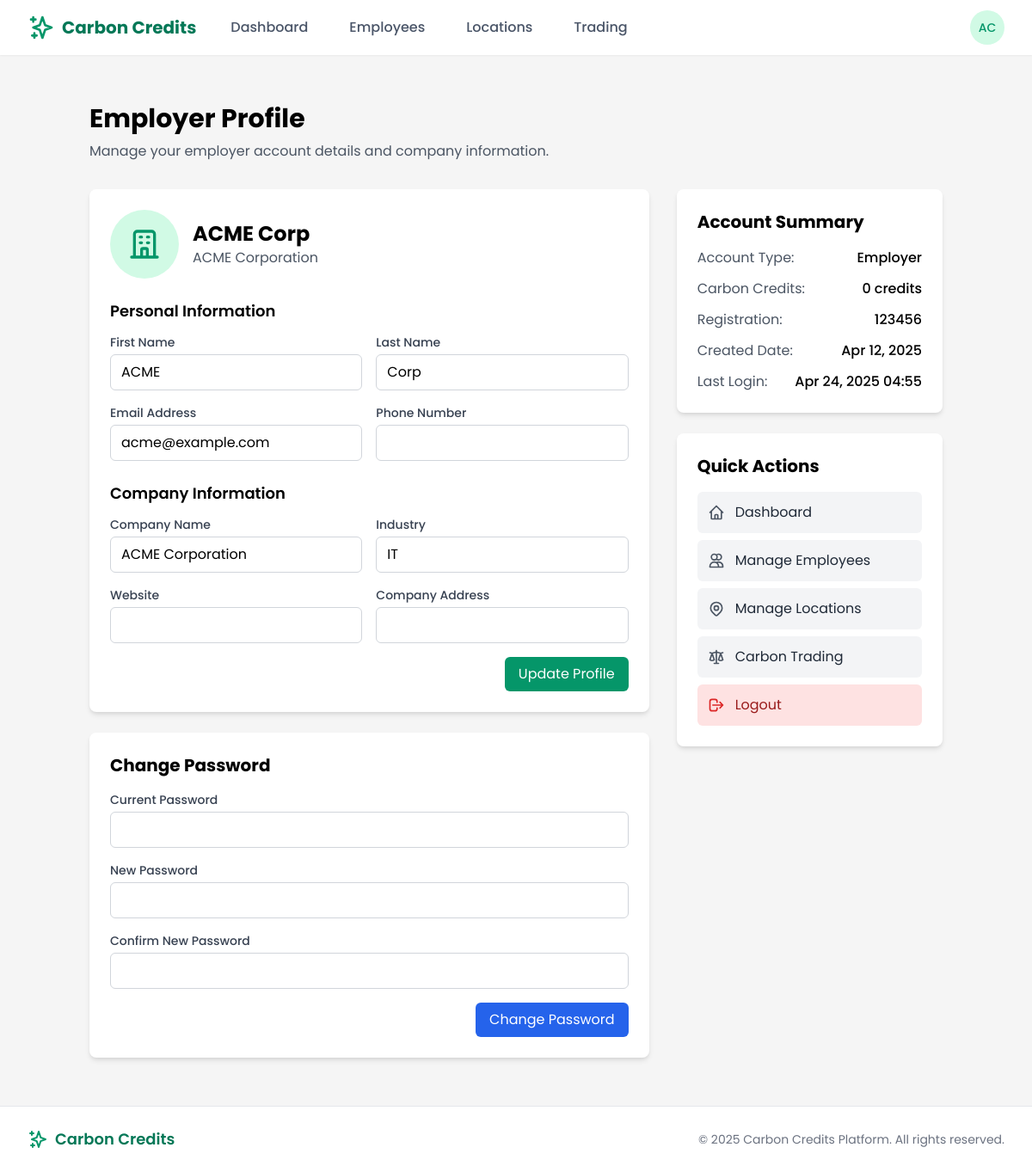
The app's page /employer/profile/ (signed in), older data.
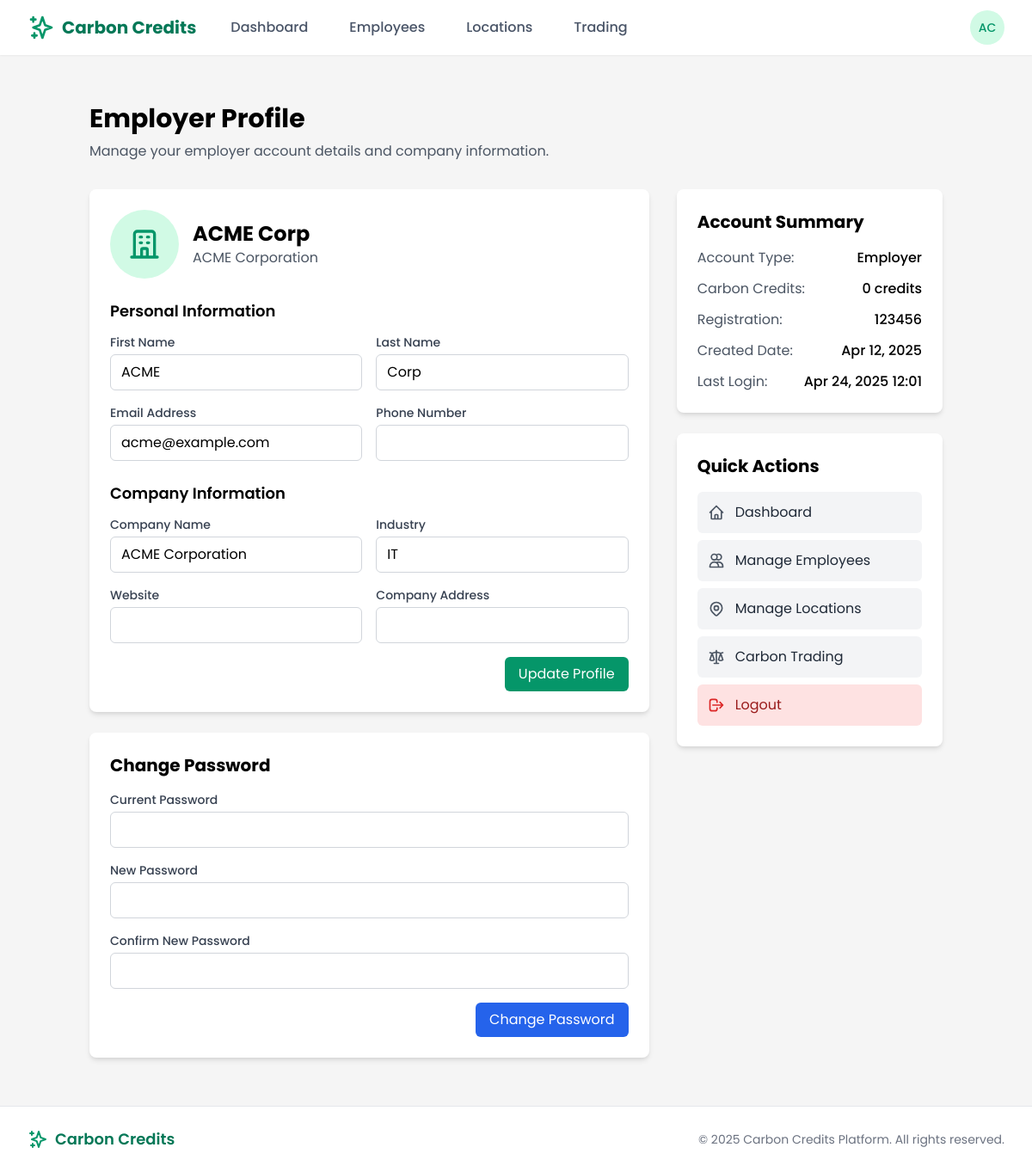
The same page, newer data.
### users/models.py (models this page shows, shortened)
class CustomUser(AbstractUser):
    is_employee = models.BooleanField(default=False)
    is_employer = models.BooleanField(default=False)
    is_bank_admin = models.BooleanField(default=False)
    is_super_admin = models.BooleanField(default=False)
    email = models.EmailField(_('email address'), unique=True)
    date_joined = models.DateTimeField(default=timezone.now)
    approved = models.BooleanField(default=False)
    USERNAME_FIELD = 'email'
    REQUIRED_FIELDS = ['username', 'first_name', 'last_name']
    class Meta:
        verbose_name = _('user')
        verbose_name_plural = _('users')

### core/views/employer_views.py (the view)
# urls.py: path('profile/', profile_redirect, name='profile'),
@login_required
@user_passes_test(lambda u: u.is_employer)
def profile(request):
    employer_profile = getattr(request.user, 'employer_profile', None)
    context = {
        'page_title': 'Employer Profile',
        'user': request.user,
        'employer_profile': employer_profile,
    }
    return render(request, 'employer/profile.html', context)

### templates/employer/profile.html (shortened to what the changed rows need)
{% extends 'base.html' %}
{% load static %}
{% block content %}
<div class="container mx-auto px-4 py-8">
    <div class="mb-8">
        <h1 class="text-3xl font-bold mb-2">Employer Profile</h1>
    </div>
    <div class="grid grid-cols-1 md:grid-cols-3 gap-8">
        <div class="col-span-2">
            <div class="bg-white rounded-lg shadow-md p-6 mb-6">
                <div class="flex items-center mb-6">
                    <div>
                        <h2 class="text-2xl font-bold">{{ user.get_full_name }}</h2>
                        <p class="text-gray-600">{{ employer_profile.company_name }}</p>
                    </div>
                </div>
                <form method="post" action="{% url 'employer:update_profile' %}">
                    <div class="grid grid-cols-1 md:grid-cols-2 gap-4 mb-6">
                        <div>
                            <label for="first_name" class="block text-sm font-medium text-gray-700 mb-1">First Name</label>
                            <input type="text" id="first_name" name="first_name" value="{{ user.first_name }}" class="w-full px-3 py-2 border border-gray-300 rounded-md focus:outline-none focus:ring-2 focus:ring-green-500">
                        </div>
                        <div>
                            <label for="last_name" class="block text-sm font-medium text-gray-700 mb-1">Last Name</label>
                            <input type="text" id="last_name" name="last_name" value="{{ user.last_name }}" class="w-full px-3 py-2 border border-gray-300 rounded-md focus:outline-none focus:ring-2 focus:ring-green-500">
                        </div>
                        <div>
                            <label for="email" class="block text-sm font-medium text-gray-700 mb-1">Email Address</label>
                            <input type="email" id="email" name="email" value="{{ user.email }}" class="w-full px-3 py-2 border border-gray-300 rounded-md focus:outline-none focus:ring-2 focus:ring-green-500">
                        </div>
                    </div>
                </form>
            </div>
        </div>
        <div>
            <div class="bg-white rounded-lg shadow-md p-6 mb-6">
                <div class="space-y-3">
                    <div class="flex justify-between">
                        <span class="text-gray-600">Created Date:</span>
                        <span class="font-medium">{{ user.date_joined|date:"M d, Y" }}</span>
                    </div>
                    <div class="flex justify-between">
                        <span class="text-gray-600">Last Login:</span>
                        <span class="font-medium">{{ user.last_login|date:"M d, Y H:i" }}</span>
                    </div>
                </div>
            </div>
        </div>
    </div>
</div>
{% endblock %}

### templates/base.html (shortened to what the changed rows need)
{% load static %}
<!DOCTYPE html>
<html lang="en">
<head>
    <link href="https://cdn.jsdelivr.net/npm/tailwindcss@2.2.19/dist/tailwind.min.css" rel="stylesheet">
</head>
<body class="flex flex-col min-h-screen">
    <header class="bg-white shadow-sm sticky top-0 z-50">
        <nav class="max-w-7xl mx-auto px-4 sm:px-6 lg:px-8">
            <div class="flex justify-between h-16">
                <div class="flex items-center">
                    {% if user.is_authenticated %}
                    <div class="ml-3 relative">
                        <div>
                            <button type="button" class="bg-white rounded-full flex text-sm focus:outline-none focus:ring-2 focus:ring-offset-2 focus:ring-green-500" id="user-menu-button" aria-expanded="false" aria-haspopup="true">
                                <div class="h-10 w-10 rounded-full bg-green-100 flex items-center justify-center text-green-600 font-medium">
                                    {{ user.first_name|slice:":1" }}{{ user.last_name|slice:":1" }}
                                </div>
                            </button>
                        </div>
                    </div>
                    {% else %}
                    <a href="{% url 'login' %}" class="btn-secondary">Log in</a>
                    <a href="{% url 'register' %}" class="ml-3 btn-primary">Register</a>
                    {% endif %}
                </div>
            </div>
        </nav>
    </header>
    <main class="flex-grow py-6">
        {% block content %}{% endblock %}
    </main>
</body>
</html>

Row changes from the older to the newer data that the page shows:
changed CustomUser "ACME Corp": last_login "Apr 24, 2025 04:55" → "Apr 24, 2025 12:01"
